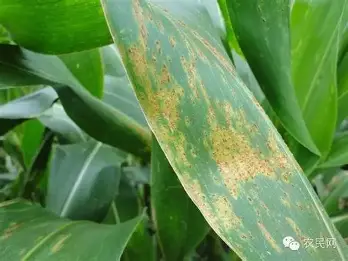
#> input picture CornHealth_Guo/test_images/sample_corn_leaf.jpg, 348 x 261 px
$ python test_local.py
#> lines starting #> are read from the running program, lines starting #| are printed output that depends on the picture
### CornHealth_Guo/my_code/dip_enhance.py
import cv2
import numpy as np

def enhance_disease_region(image):
    """
    对玉米叶片图像进行增强处理，突出病害区域。
    使用 CLAHE (限制对比度自适应直方图均衡化) + 轻微锐化。

    Args:
        image: BGR 格式的 numpy 数组 (H, W, 3)

    Returns:
        enhanced: 增强后的 BGR 图像
    """
    # 转换为 LAB 色彩空间，仅对 L 通道做 CLAHE
    lab = cv2.cvtColor(image, cv2.COLOR_BGR2LAB)
    l, a, b = cv2.split(lab)

    # 创建 CLAHE 对象 (clipLimit=2.0, tileGridSize=(8,8))
    clahe = cv2.createCLAHE(clipLimit=2.0, tileGridSize=(8, 8))
    l_enhanced = clahe.apply(l)

    # 合并通道并转回 BGR
    lab_enhanced = cv2.merge((l_enhanced, a, b))
    enhanced = cv2.cvtColor(lab_enhanced, cv2.COLOR_LAB2BGR)

    # 轻微锐化 (核大小为3)
    kernel_sharpen = np.array([[-1, -1, -1],
                               [-1,  9, -1],
                               [-1, -1, -1]])
    enhanced = cv2.filter2D(enhanced, -1, kernel_sharpen)

    return enhanced


#周嘉明部分以下-------------------------------------------------------------------------------------
# [37 lines left out: function adaptive_light_enhance, not called in this run]

#周嘉明部分以上-------------------------------------------------------------------------------------

### CornHealth_Guo/my_code/agent_post_processor.py
import cv2
import numpy as np
import json
import os
import requests
from pathlib import Path
from dotenv import load_dotenv

# 加载项目根目录 .env
root_dir = Path(__file__).resolve().parent.parent
load_dotenv(root_dir / ".env")

# 工具函数回退
try:
    from .utils import save_image_to_local
except ImportError:
    # [6 lines left out: function save_image_to_local, not called in this run]


class DeepSeekLLM:
    """DeepSeek 推理客户端"""
    # [17 lines left out: functions __init__, generate, not called in this run]


class YoloPostProcessorAgent:
    """YOLO 检测结果后处理，支持规则模式与 ReAct 智能体模式"""
    def __init__(self, image_width, image_height, rules_config=None, use_react=False):
        self.width = image_width
        self.height = image_height
        self.rules = rules_config or {
            "lesion_min_area_ratio": 0.0001,
            "lesion_max_area_ratio": 0.1,
            "high_conf_threshold": 0.7,
            "low_conf_threshold": 0.4,
            "lesion_cluster_distance_ratio": 0.1
        }
        self.use_react = use_react
        if self.use_react:
            try:
                self.llm = DeepSeekLLM()
            except Exception:
                self.use_react = False
                self.llm = None
        else:
            self.llm = None

    def execute(self, yolo_outputs):
        """主入口：返回优化后的框列表与热力图路径"""
        if self.use_react and self.llm is not None:
            boxes = self._react_loop(yolo_outputs)
        else:
            boxes = self._calibrate_confidence(yolo_outputs)
            boxes = self._compensate_small_objects(boxes, yolo_outputs)

        heatmap = self._generate_confidence_heatmap(boxes)
        url = save_image_to_local(heatmap, "output", "heatmap")
        return boxes, url

    # ---------- 规则处理方法 ----------
    def _filter_lesion_area(self, boxes):
        """过滤面积不合理的病斑框"""
        total = self.width * self.height
        min_a = total * self.rules["lesion_min_area_ratio"]
        max_a = total * self.rules["lesion_max_area_ratio"]
        return [b for b in boxes
                if "病" not in b["class"] or
                (min_a < (b["box"][2]-b["box"][0])*(b["box"][3]-b["box"][1]) < max_a)]

    def _calibrate_confidence(self, boxes):
        return self._filter_lesion_area(boxes)

    def _compensate_small_objects(self, current, original):
        return self._compensate_with_params(current, original,
                                            self.rules["low_conf_threshold"],
                                            self.rules["high_conf_threshold"],
                                            self.rules["lesion_cluster_distance_ratio"])

    def _compensate_with_params(self, current, original, low, high, cluster_ratio):
        """靠近高置信框的低置信病斑补偿保留"""
        final = list(current)
        high_conf = [b for b in current if "病" in b["class"] and b["confidence"] > high]
        for box_info in original:
            if low <= box_info["confidence"] < high and "病" in box_info["class"]:
                if any(b["box"] == box_info["box"] for b in final):
                    continue
                for hb in high_conf:
                    if self._box_distance(box_info["box"], hb["box"]) < self.width * cluster_ratio:
                        box_info["note"] = "compensated"
                        final.append(box_info)
                        break
        return final

    # [5 lines left out: function _box_distance, not called in this run]

    def _generate_confidence_heatmap(self, boxes):
        """生成透明热力图（BGRA）"""
        heatmap = np.zeros((self.height, self.width, 4), dtype=np.uint8)
        for b in boxes:
            x1, y1, x2, y2 = map(int, b["box"])
            conf = b["confidence"]
            color = (0, int(255*(1-conf)), 255)
            alpha = int(50 + 150*conf)
            cv2.rectangle(heatmap, (x1, y1), (x2, y2), (*color, alpha), -1)
        return heatmap

    # ---------- ReAct 循环（静默执行） ----------
    # [74 lines left out: functions _summarize_state, _execute_action, _build_react_prompt, _react_loop, not called in this run]

### CornHealth_Guo/test_local.py
import cv2
import json
from my_code.dip_enhance import enhance_disease_region
from my_code.agent_post_processor import YoloPostProcessorAgent
from my_code.suggestion_builder import generate_suggestion

def run_my_local_tests():
    print("================== 1. 测试DIP模块 ==================")
    img_path = "test_images/sample_corn_leaf.jpg"
    try:
        img = cv2.imread(img_path)
#> img is the input picture: shape (261, 348, 3); mean B, G, R 79.1, 139.9, 97.5
        img_height, img_width, _ = img.shape
#> img_height = 261; img_width = 348
        enhanced_img = enhance_disease_region(img)
#> in enhance_disease_region, `lab = cv2.cvtColor(image, cv2.COLOR_BGR2LAB)`: lab: shape (261, 348, 3); mean of channels 0, 1, 2 136.9, 102.6, 155
#> in enhance_disease_region, `l, a, b = cv2.split(lab)`:
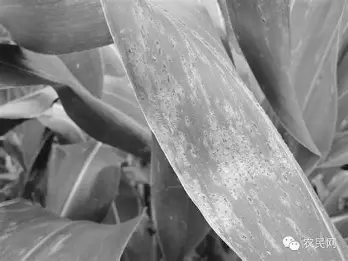
#> l: shape (261, 348); min 14, max 255, mean 136.9
#> in enhance_disease_region, `l, a, b = cv2.split(lab)`:
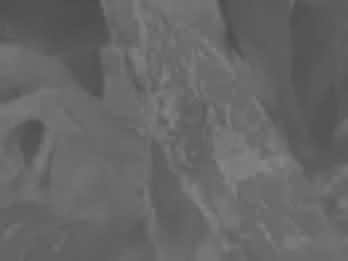
#> a: shape (261, 348); min 74, max 132, mean 102.6
#> in enhance_disease_region, `l, a, b = cv2.split(lab)`:
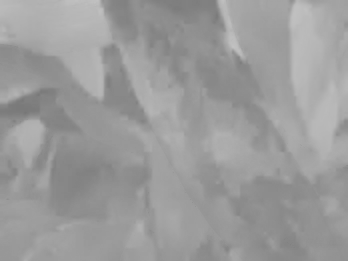
#> b: shape (261, 348); min 119, max 194, mean 155
#> in enhance_disease_region, `l_enhanced = clahe.apply(l)`:
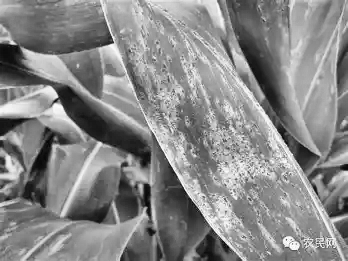
#> l_enhanced: shape (261, 348); min 6, max 255, mean 135.9
#> in enhance_disease_region, `lab_enhanced = cv2.merge((l_enhanced, a, b))`: lab_enhanced: shape (261, 348, 3); mean of channels 0, 1, 2 135.9, 102.6, 155
#> in enhance_disease_region, `enhanced = cv2.cvtColor(lab_enhanced, cv2.COLOR_LAB2BGR)`:
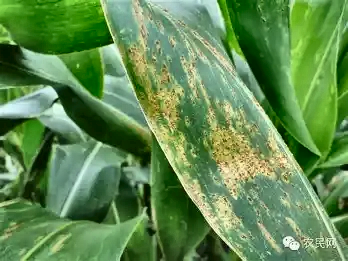
#> enhanced: shape (261, 348, 3); mean B, G, R 79.8, 139.5, 96.7
#> in enhance_disease_region, `enhanced = cv2.filter2D(enhanced, -1, kernel_sharpen)`:
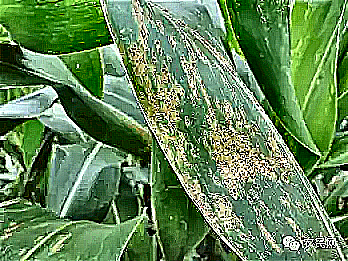
#> enhanced: shape (261, 348, 3); mean B, G, R 85.1, 133.4, 97
        cv2.imwrite("output/enhanced_result.jpg", enhanced_img)
        print(f"✅ DIP增强成功，结果保存在 output/enhanced_result.jpg")
    except Exception as e:
        print(f"❌ DIP增强失败: {e}. 请确保'test_images/sample_corn_leaf.jpg'存在且有效。")
        return

    print("\n================== 2. 测试Agent后处理模块 ==================")
    # 【对接周嘉明】: 他的API应该返回这种格式的JSON
    mock_yolo_output = [
        {"box": [100, 200, 150, 250], "class": "大斑病", "confidence": 0.92},
        {"box": [300, 100, 350, 150], "class": "果穗", "confidence": 0.85},
        {"box": [50, 80, 70, 100], "class": "锈病", "confidence": 0.35}, # 这个会被过滤
        {"box": [110, 210, 130, 230], "class": "大斑病", "confidence": 0.55}, # 这个可能被补偿
    ]
    agent = YoloPostProcessorAgent(image_width=img_width, image_height=img_height)
    optimized_boxes, heatmap_path = agent.execute(mock_yolo_output)
#> after the loop in _generate_confidence_heatmap, `for b in boxes:`:
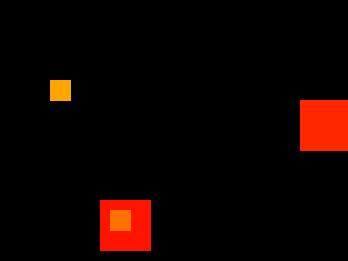
#> heatmap: shape (261, 348, 4); mean of channels 0, 1, 2, 3 0, 2.9, 15.4, 10.4; drawn as B, G, R
    print("✅ Agent后处理成功。")
    print("  - 优化后检测框:")
    print(json.dumps(optimized_boxes, indent=2, ensure_ascii=False))
    print(f"  - 热力图已保存至: {heatmap_path}")

    print("\n================== 3. 测试防治建议生成模块 ==================")
    # 【对接占传润】: 他需要构建这个context对象
    mock_context_data = {
        "detection_summary": {
            "main_disease": "大斑病",
            "disease_list": [
                {"name": "大斑病", "count": 2, "avg_confidence": 0.73},
            ],
            "health_score": 68
        },
        "environment_context": {
            "location": {"province": "黑龙江省", "city": "哈尔滨市", "county": "双城区"},
            "weather": {"temperature": "22°C", "humidity": "78%", "recent_precipitation": "过去24小时内有阵雨"}
        },
        "user_input": {"soil_type": "黑土", "planting_density": "适中"}
    }
    suggestion, source = generate_suggestion(mock_context_data)
    print(f"✅ 防治建议生成成功 (数据来源: {source})。")
    print("  - 生成的建议内容:")
    print(json.dumps(suggestion, indent=2, ensure_ascii=False))

if __name__ == "__main__":
    run_my_local_tests()
#> (the call stopped at in execute, `url = save_image_to_local(heatmap, "output", "heatmap")`: my_code is not available in this run)
